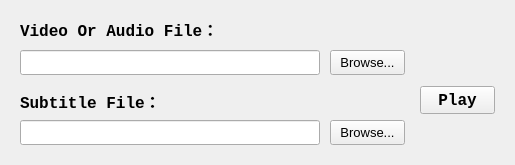
<?xml version="1.0" encoding="UTF-8"?>
<ui version="4.0">
 <class>Widget</class>
 <widget class="QWidget" name="Widget">
  <property name="geometry">
   <rect>
    <x>0</x>
    <y>0</y>
    <width>515</width>
    <height>165</height>
   </rect>
  </property>
  <property name="windowTitle">
   <string>FFplay</string>
  </property>
  <property name="windowIcon">
   <iconset resource="icon.qrc">
    <normaloff>:/icon.png</normaloff>:/icon.png</iconset>
  </property>
  <widget class="QPushButton" name="buttonPlay">
   <property name="geometry">
    <rect>
     <x>420</x>
     <y>86</y>
     <width>75</width>
     <height>28</height>
    </rect>
   </property>
   <property name="font">
    <font>
     <family>Courier New</family>
     <pointsize>12</pointsize>
     <weight>75</weight>
     <bold>true</bold>
    </font>
   </property>
   <property name="text">
    <string>Play</string>
   </property>
  </widget>
  <widget class="QPushButton" name="buttonSubtitle">
   <property name="geometry">
    <rect>
     <x>330</x>
     <y>120</y>
     <width>75</width>
     <height>25</height>
    </rect>
   </property>
   <property name="font">
    <font>
     <pointsize>10</pointsize>
    </font>
   </property>
   <property name="text">
    <string>Browse...</string>
   </property>
  </widget>
  <widget class="QLabel" name="labelSubtitle">
   <property name="geometry">
    <rect>
     <x>20</x>
     <y>90</y>
     <width>200</width>
     <height>21</height>
    </rect>
   </property>
   <property name="font">
    <font>
     <family>Courier New</family>
     <pointsize>12</pointsize>
     <weight>75</weight>
     <bold>true</bold>
    </font>
   </property>
   <property name="text">
    <string>Subtitle File：</string>
   </property>
  </widget>
  <widget class="SubtitleLineEdit" name="leSubtitle">
   <property name="geometry">
    <rect>
     <x>20</x>
     <y>120</y>
     <width>300</width>
     <height>25</height>
    </rect>
   </property>
  </widget>
  <widget class="QLabel" name="labelMedia">
   <property name="geometry">
    <rect>
     <x>20</x>
     <y>20</y>
     <width>200</width>
     <height>18</height>
    </rect>
   </property>
   <property name="font">
    <font>
     <family>Courier New</family>
     <pointsize>12</pointsize>
     <weight>75</weight>
     <bold>true</bold>
    </font>
   </property>
   <property name="text">
    <string>Video Or Audio File：</string>
   </property>
  </widget>
  <widget class="MediaLineEdit" name="leMedia">
   <property name="geometry">
    <rect>
     <x>20</x>
     <y>50</y>
     <width>300</width>
     <height>25</height>
    </rect>
   </property>
  </widget>
  <widget class="QPushButton" name="buttonMedia">
   <property name="geometry">
    <rect>
     <x>330</x>
     <y>50</y>
     <width>75</width>
     <height>25</height>
    </rect>
   </property>
   <property name="font">
    <font>
     <pointsize>10</pointsize>
    </font>
   </property>
   <property name="text">
    <string>Browse...</string>
   </property>
  </widget>
  <zorder>leMedia</zorder>
  <zorder>buttonPlay</zorder>
  <zorder>buttonSubtitle</zorder>
  <zorder>labelSubtitle</zorder>
  <zorder>leSubtitle</zorder>
  <zorder>labelMedia</zorder>
  <zorder>buttonMedia</zorder>
 </widget>
 <layoutdefault spacing="6" margin="11"/>
 <customwidgets>
  <customwidget>
   <class>MediaLineEdit</class>
   <extends>QLineEdit</extends>
   <header location="global">medialineedit.h</header>
  </customwidget>
  <customwidget>
   <class>SubtitleLineEdit</class>
   <extends>QLineEdit</extends>
   <header location="global">subtitlelineedit.h</header>
  </customwidget>
 </customwidgets>
 <resources>
  <include location="icon.qrc"/>
 </resources>
 <connections/>
</ui>
